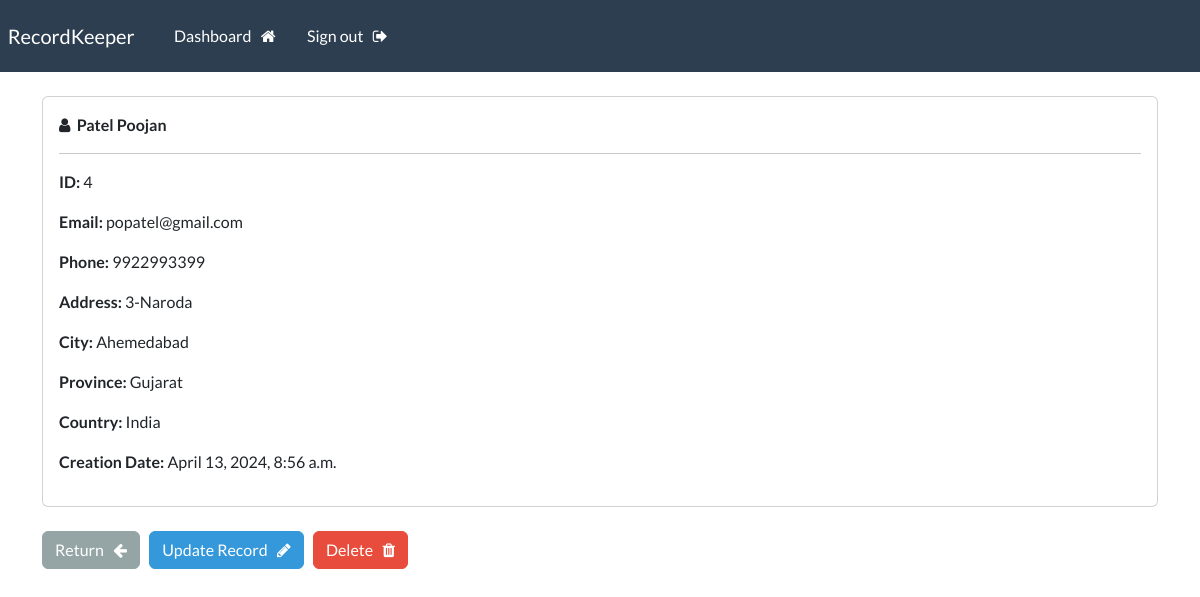
The app's page /record/4 (signed in) with its own data.
### webapp/models.py (models this page shows, shortened)
class Record(models.Model):
    creation_date=models.DateTimeField(auto_now_add=True)
    first_name=models.CharField(max_length=100)
    last_name=models.CharField(max_length=100)
    email=models.CharField(max_length=255)
    phone=models.CharField(max_length=20)
    address=models.CharField(max_length=300)
    city=models.CharField(max_length=100)
    province=models.CharField(max_length=180)
    country=models.CharField(max_length=200)

### webapp/views.py (the view)
# urls.py: path('record/<int:pk>',views.single_record, name="record"),
@login_required(login_url='my-login')
def single_record(request , pk):
    all_records=Record.objects.get(id=pk)
    context={'record':all_records}
    return render(request, 'webapp/view-record.html' ,context=context)

### webapp/templates/webapp/view-record.html (shortened to what this page needs)
{% extends 'webapp/base.html' %}
{% block content %}
<div class="card">
    <div class="card-body">
        <i class="fa fa-user" aria-hidden="true"></i>&nbsp;
        <strong>
            {{record.last_name}}
            {{record.first_name}}
        </strong>
        <hr>
        <p><strong> ID: </strong>{{record.id}}</p>
        <p><strong> Email: </strong>{{record.email}}</p>
        <p><strong> Phone: </strong>{{record.phone}}</p>
        <p><strong> Address: </strong>{{record.address}}</p>
        <p><strong> City: </strong>{{record.city}}</p>
        <p><strong> Province: </strong>{{record.province}}</p>
        <p><strong> Country: </strong>{{record.country}}</p>
        <p><strong> Creation Date: </strong>{{record.creation_date}}</p>
    </div>
</div>
<br>
<a href="{% url 'dashboard' %}" class="btn btn-secondary">Return &nbsp; <i class="fa fa-arrow-left" aria-hidden="true"></i></a>
<a href="{% url 'update-record' record.id %}" class="btn btn-info">Update Record &nbsp; <i class="fa fa-pencil" aria-hidden="true"></i></a>
<a href="{% url 'delete-record' record.id %}" class="btn btn-danger">Delete &nbsp; <i class="fa fa-trash" aria-hidden="true"></i>
</a>
{% endblock %}

### records on screen
Record: last_name "Patel", first_name "Poojan", id "4", email "popatel@gmail.com", phone "9922993399", address "3-Naroda", city "Ahemedabad", province "Gujarat", country "India", creation_date "April 13, 2024, 8:56 a.m."
